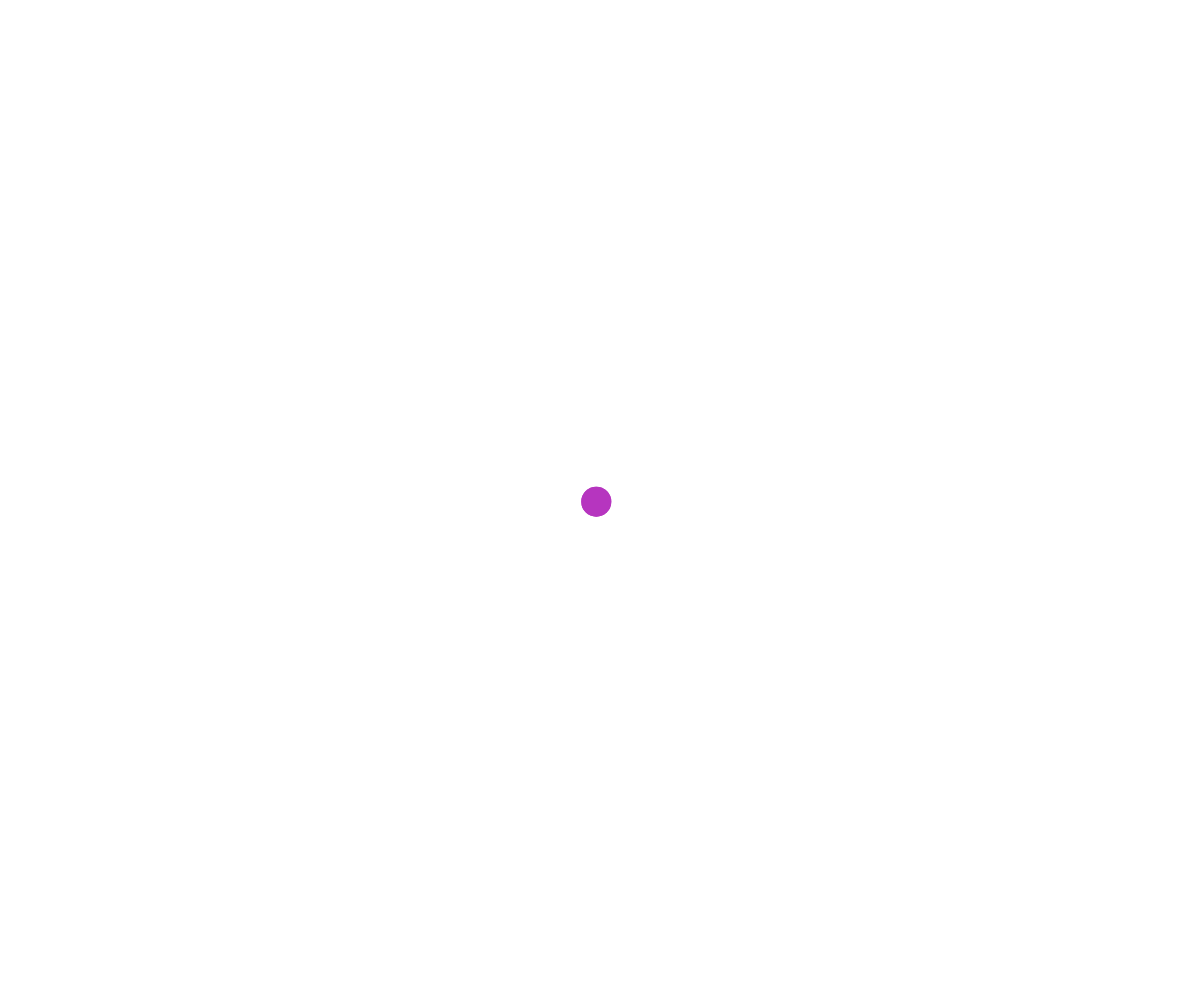
Frame 1 (no input)
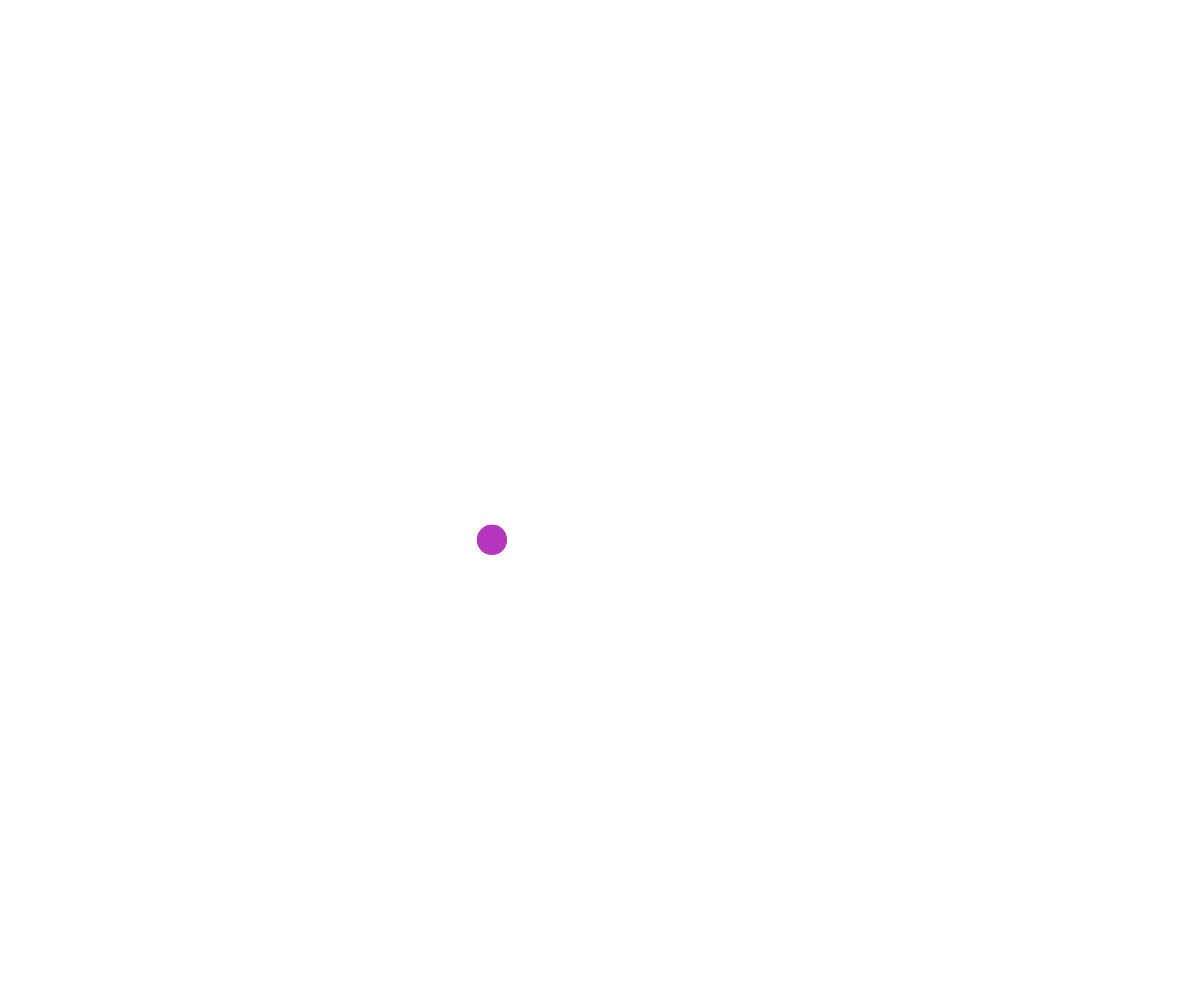
Frame 60 (no input)
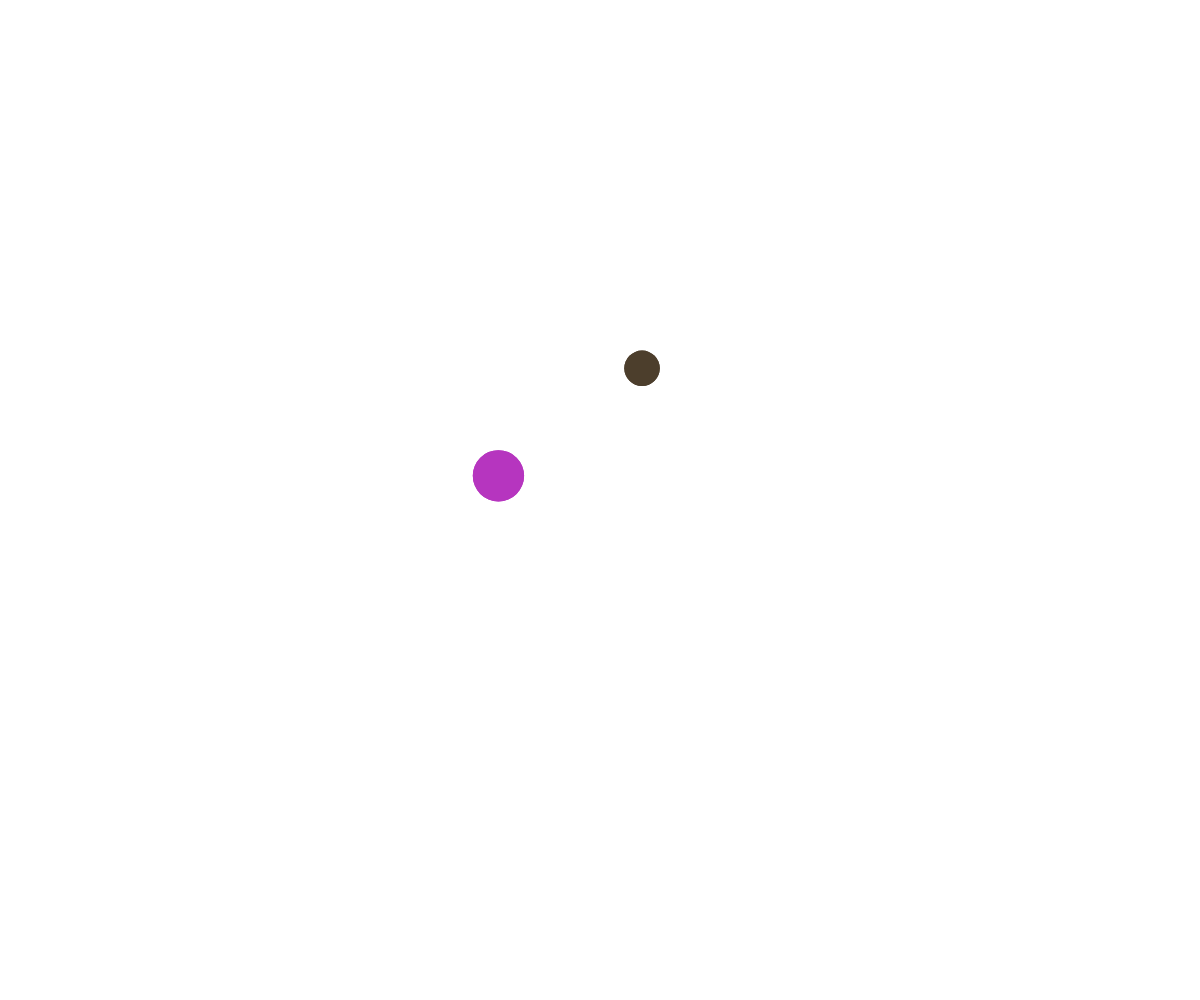
Frame 120 (the mouse pressed at the canvas centre since frame 60)

The p5.js sketch that drew these frames (run headless with seeded random() and noise() and a simulated clock; from frame 60 on, the mouse is pressed at the canvas centre):

// p5.js sketch
// ── sketch.js
// Connected Nodes OOP Demo

let points = [];

function setup() {
  createCanvas(windowWidth, windowHeight);
  spawnPoint(width/2, height/2);
}

function draw() {
  background("white");
  //move and draw lines
  for (let point of points) {
    point.update(points);
    point.display();
  }

  //draw circles after, so they show up on top
  for (let point of points) {
    point.display();
  }
}

function mousePressed() {
  spawnPoint(mouseX, mouseY);
}

function spawnPoint (x, y) {
  let somePoint = new MovingPoint(x, y);
  points.push(somePoint);
}


class MovingPoint {
  constructor(x, y) {
    this.x = x;
    this.y = y;
    this.speed = 5;
    this.radius = 15;
    this.color = color(random(255), random(255), random(255));
    this.xTime = random(1000);
    this.yTime = random(1000);
    this.deltaTime = 0.01;
    this.reach = 150;
    this.MIN_RADIUS = 15;
    this.MAX_RADIUS = 50;
  }

  display() {
    noStroke();
    fill(this.color);
    circle(this.x, this.y, this.radius * 2);
  }

  update(thePoints) {
    this.move();
    this.wrapAroundScreen();
    this.connectTo(thePoints);
    this.adjustSizeWithMouse();
  }

  adjustSizeWithMouse() {
    let mouseDistance = dist(this.x, this.y, mouseX, mouseY);
    if (mouseDistance < this.reach) {
      let theSize = map(mouseDistance, 0, this.reach, this.MAX_RADIUS, this.MIN_RADIUS);
      this.radius = theSize;
    }
    else {
      this.radius = this.MIN_RADIUS;
    }
  }

  move() {
    //pick random direction of movement
    let dx = noise(this.xTime);
    let dy = noise(this.yTime);

    //scale to the movement speed
    this.dx = map(dx, 0, 1, -this.speed, this.speed);
    this.dy = map(dy, 0, 1, -this.speed, this.speed);

    //move point
    this.x += this.dx;
    this.y += this.dy;

    //increment on the time axis
    this.xTime += this.deltaTime;
    this.yTime += this.deltaTime;
  }

  wrapAroundScreen() {
    //teleport across screen if you fall off
    if (this.x < 0) {
      //left
      this.x += width;
    }
    //right
    if (this.x > width) {
      this.x -= width;
    }

    //top
    if (this.y < 0) {
      this.y += height;
    }

    //bottom
    if (this.y > height) {
      this.y -=height;
    }
  }

  connectTo(pointsArray) {
    for (let otherPoint of pointsArray) {
      //avoid drawingline to self
      if (this !== otherPoint) {
        let pointDistance = dist(this.x, this.y, otherPoint.x, otherPoint.y);
        if (pointDistance < this.reach) {
          stroke(this.color);
          line(this.x, this.y, otherPoint.x, otherPoint.y);
        }
      }
    }
  }
}
